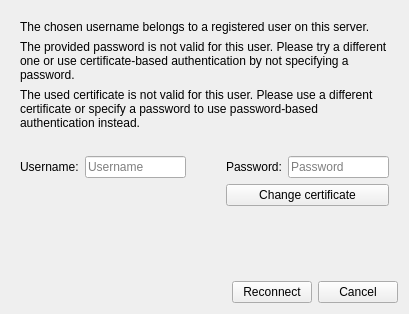
<?xml version="1.0" encoding="UTF-8"?>
<ui version="4.0">
 <class>FailedConnectionDialog</class>
 <widget class="QDialog" name="FailedConnectionDialog">
  <property name="geometry">
   <rect>
    <x>0</x>
    <y>0</y>
    <width>409</width>
    <height>314</height>
   </rect>
  </property>
  <property name="windowTitle">
   <string>Connection failed</string>
  </property>
  <layout class="QVBoxLayout" name="verticalLayout">
   <item>
    <widget class="QStackedWidget" name="pageStack">
     <property name="currentIndex">
      <number>1</number>
     </property>
     <widget class="QWidget" name="invalidUsername">
      <layout class="QVBoxLayout" name="verticalLayout_2">
       <item>
        <widget class="QLabel" name="invalidUsernameMsg">
         <property name="text">
          <string>You connected with an invalid username, please try another one.</string>
         </property>
         <property name="wordWrap">
          <bool>true</bool>
         </property>
         <property name="textInteractionFlags">
          <set>Qt::TextInteractionFlag::LinksAccessibleByMouse|Qt::TextInteractionFlag::TextSelectableByMouse</set>
         </property>
        </widget>
       </item>
       <item>
        <widget class="QLabel" name="usernameAlreadyUsedMsg">
         <property name="text">
          <string>The chosen username is already in use, please try another one.</string>
         </property>
         <property name="textInteractionFlags">
          <set>Qt::TextInteractionFlag::LinksAccessibleByMouse|Qt::TextInteractionFlag::TextSelectableByMouse</set>
         </property>
        </widget>
       </item>
       <item>
        <widget class="QLineEdit" name="invalidUserNameInput">
         <property name="placeholderText">
          <string>Username</string>
         </property>
        </widget>
       </item>
       <item>
        <widget class="QLabel" name="serverSafeUsernameHint">
         <property name="text">
          <string>Some Mumble servers only accept ASCII-style usernames.</string>
         </property>
         <property name="wordWrap">
          <bool>true</bool>
         </property>
         <property name="visible">
          <bool>false</bool>
         </property>
         <property name="textInteractionFlags">
          <set>Qt::TextInteractionFlag::LinksAccessibleByMouse|Qt::TextInteractionFlag::TextSelectableByMouse</set>
         </property>
        </widget>
       </item>
       <item>
        <widget class="QPushButton" name="useSuggestedUsernameButton">
         <property name="text">
          <string>Use suggested username</string>
         </property>
         <property name="visible">
          <bool>false</bool>
         </property>
        </widget>
       </item>
       <item>
        <spacer name="verticalSpacer">
         <property name="orientation">
          <enum>Qt::Orientation::Vertical</enum>
         </property>
         <property name="sizeHint" stdset="0">
          <size>
           <width>20</width>
           <height>185</height>
          </size>
         </property>
        </spacer>
       </item>
      </layout>
     </widget>
     <widget class="QWidget" name="authenticationFailed">
      <layout class="QVBoxLayout" name="verticalLayout_3">
       <item>
        <widget class="QLabel" name="authenticationFailedMsg">
         <property name="text">
          <string>The chosen username belongs to a registered user on this server.</string>
         </property>
         <property name="wordWrap">
          <bool>true</bool>
         </property>
         <property name="textInteractionFlags">
          <set>Qt::TextInteractionFlag::LinksAccessibleByMouse|Qt::TextInteractionFlag::TextSelectableByMouse</set>
         </property>
        </widget>
       </item>
       <item>
        <widget class="QLabel" name="wrongPasswordMsg">
         <property name="text">
          <string>The provided password is not valid for this user. Please try a different one or use certificate-based authentication by not specifying a password.</string>
         </property>
         <property name="wordWrap">
          <bool>true</bool>
         </property>
         <property name="textInteractionFlags">
          <set>Qt::TextInteractionFlag::LinksAccessibleByMouse|Qt::TextInteractionFlag::TextSelectableByMouse</set>
         </property>
        </widget>
       </item>
       <item>
        <widget class="QLabel" name="wrongCertificateMsg">
         <property name="text">
          <string>The used certificate is not valid for this user. Please use a different certificate or specify a password to use password-based authentication instead.</string>
         </property>
         <property name="wordWrap">
          <bool>true</bool>
         </property>
         <property name="textInteractionFlags">
          <set>Qt::TextInteractionFlag::LinksAccessibleByMouse|Qt::TextInteractionFlag::TextSelectableByMouse</set>
         </property>
        </widget>
       </item>
       <item>
        <spacer name="verticalSpacer_4">
         <property name="orientation">
          <enum>Qt::Orientation::Vertical</enum>
         </property>
         <property name="sizeType">
          <enum>QSizePolicy::Policy::Maximum</enum>
         </property>
         <property name="sizeHint" stdset="0">
          <size>
           <width>20</width>
           <height>20</height>
          </size>
         </property>
        </spacer>
       </item>
       <item>
        <layout class="QGridLayout" name="gridLayout">
         <item row="1" column="2">
          <spacer name="horizontalSpacer_2">
           <property name="orientation">
            <enum>Qt::Orientation::Horizontal</enum>
           </property>
           <property name="sizeHint" stdset="0">
            <size>
             <width>40</width>
             <height>20</height>
            </size>
           </property>
          </spacer>
         </item>
         <item row="1" column="1">
          <widget class="QLineEdit" name="usedUsernameInput">
           <property name="placeholderText">
            <string>Username</string>
           </property>
          </widget>
         </item>
         <item row="1" column="4">
          <widget class="QLineEdit" name="userPasswordInput">
           <property name="echoMode">
            <enum>QLineEdit::EchoMode::Password</enum>
           </property>
           <property name="placeholderText">
            <string>Password</string>
           </property>
          </widget>
         </item>
         <item row="1" column="0">
          <widget class="QLabel" name="usernameLabel">
           <property name="text">
            <string>Username:</string>
           </property>
           <property name="textInteractionFlags">
            <set>Qt::TextInteractionFlag::LinksAccessibleByMouse|Qt::TextInteractionFlag::TextSelectableByMouse</set>
           </property>
          </widget>
         </item>
         <item row="1" column="3">
          <widget class="QLabel" name="passwordLabel">
           <property name="text">
            <string>Password:</string>
           </property>
           <property name="textInteractionFlags">
            <set>Qt::TextInteractionFlag::LinksAccessibleByMouse|Qt::TextInteractionFlag::TextSelectableByMouse</set>
           </property>
          </widget>
         </item>
         <item row="2" column="3" colspan="2">
          <widget class="QPushButton" name="changeCertButton">
           <property name="text">
            <string>Change certificate</string>
           </property>
          </widget>
         </item>
        </layout>
       </item>
       <item>
        <spacer name="verticalSpacer_3">
         <property name="orientation">
          <enum>Qt::Orientation::Vertical</enum>
         </property>
         <property name="sizeHint" stdset="0">
          <size>
           <width>20</width>
           <height>40</height>
          </size>
         </property>
        </spacer>
       </item>
      </layout>
     </widget>
     <widget class="QWidget" name="wrongServerPassword">
      <layout class="QVBoxLayout" name="verticalLayout_4">
       <item>
        <widget class="QLabel" name="wrongServerPasswordMsg">
         <property name="text">
          <string>The provided server password is invalid. Please choose a different one.</string>
         </property>
         <property name="wordWrap">
          <bool>true</bool>
         </property>
         <property name="textInteractionFlags">
          <set>Qt::TextInteractionFlag::LinksAccessibleByMouse|Qt::TextInteractionFlag::TextSelectableByMouse</set>
         </property>
        </widget>
       </item>
       <item>
        <widget class="QLineEdit" name="serverPasswordInput">
         <property name="echoMode">
          <enum>QLineEdit::EchoMode::Password</enum>
         </property>
         <property name="placeholderText">
          <string>Password</string>
         </property>
        </widget>
       </item>
       <item>
        <spacer name="verticalSpacer_2">
         <property name="orientation">
          <enum>Qt::Orientation::Vertical</enum>
         </property>
         <property name="sizeHint" stdset="0">
          <size>
           <width>20</width>
           <height>40</height>
          </size>
         </property>
        </spacer>
       </item>
      </layout>
     </widget>
    </widget>
   </item>
   <item>
    <layout class="QHBoxLayout" name="horizontalLayout">
     <item>
      <spacer name="horizontalSpacer">
       <property name="orientation">
        <enum>Qt::Orientation::Horizontal</enum>
       </property>
       <property name="sizeHint" stdset="0">
        <size>
         <width>40</width>
         <height>20</height>
        </size>
       </property>
      </spacer>
     </item>
     <item>
      <widget class="QPushButton" name="reconnectButton">
       <property name="text">
        <string>Reconnect</string>
       </property>
      </widget>
     </item>
     <item>
      <widget class="QPushButton" name="cancelButton">
       <property name="text">
        <string>Cancel</string>
       </property>
      </widget>
     </item>
    </layout>
   </item>
  </layout>
 </widget>
 <resources/>
 <connections/>
</ui>
